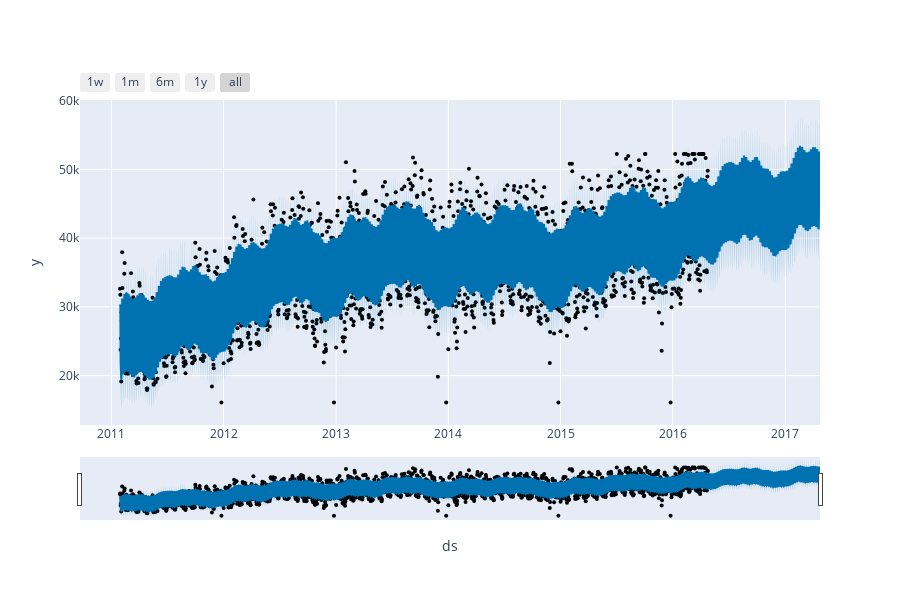

Notebook code cell kept with this figure:
### Markdown cell above
## Visualization of results

### Code cell
from prophet.plot import plot_plotly, plot_components_plotly

plot_plotly(m, forecast)

### Figure 1 — Plotly figure (JSON) as saved in the notebook; plotly's stock layout.template omitted (floating-point values rounded to 4 significant figures; data arrays with more than 128 entries replaced by an {"elided": "..."} marker saying what was removed)
{"data": [{"marker": {"color": "black", "size": 4}, "mode": "markers", "name": "Actual", "type": "scatter", "x": {"elided": "1913 str values"}, "y": {"elided": "1913 float values"}}, {"hoverinfo": "skip", "line": {"width": 0}, "mode": "lines", "type": "scatter", "x": {"elided": "2278 str values"}, "y": {"elided": "2278 float values"}}, {"fill": "tonexty", "fillcolor": "rgba(0, 114, 178, 0.2)", "line": {"color": "#0072B2", "width": 2}, "mode": "lines", "name": "Predicted", "type": "scatter", "x": {"elided": "2278 str values"}, "y": {"elided": "2278 float values"}}, {"fill": "tonexty", "fillcolor": "rgba(0, 114, 178, 0.2)", "hoverinfo": "skip", "line": {"width": 0}, "mode": "lines", "type": "scatter", "x": {"elided": "2278 str values"}, "y": {"elided": "2278 float values"}}], "layout": {"height": 600, "showlegend": false, "width": 900, "xaxis": {"rangeselector": {"buttons": [{"count": 7, "label": "1w", "step": "day", "stepmode": "backward"}, {"count": 1, "label": "1m", "step": "month", "stepmode": "backward"}, {"count": 6, "label": "6m", "step": "month", "stepmode": "backward"}, {"count": 1, "label": "1y", "step": "year", "stepmode": "backward"}, {"step": "all"}]}, "rangeslider": {"visible": true}, "title": {"text": "ds"}, "type": "date"}, "yaxis": {"title": {"text": "y"}}}}
